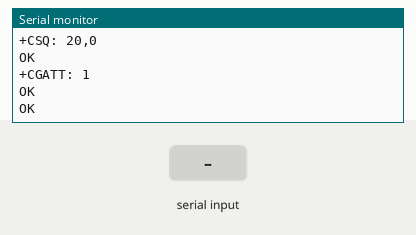
A sketch run on a simulated Arduino Mega 2560, built with avr-gcc and run on an emulated ATmega2560. On the bench: the last lines printed to the serial monitor. The test bench sets the inputs (shaded band). The modem accepts every AT command (registered, SIM ready, sends succeed) and sends nothing else.

Above: at 1.2 s.
1.3 s: "1" received over the second serial link
2.9 s: "0" received over the second serial link
At 3.6 s:
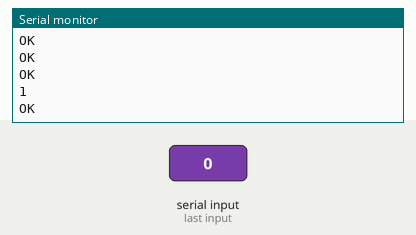
4.4 s: "2" received over the second serial link
At 5.3 s:
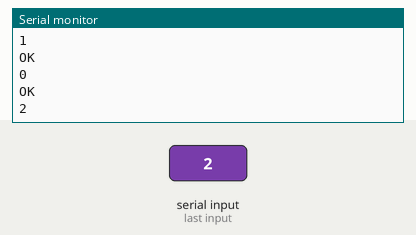

The sketch:

full_at_code.ino
```cpp
#include <SoftwareSerial.h>

SoftwareSerial sim(50,52);//sim digital pin

void setup()
{
  Serial.begin(9600);
  sim.begin(9600);
  Serial.println("Starting...");//printin fast
}

void loop()
{

  sim.println("AT");
  delay(100);
  while(sim.available())
  {
    Serial.write(sim.read());
  }
 delay(100);

 sim.println("ATH");
  delay(100);
  while(sim.available())
  {
    Serial.write(sim.read());
  }
 delay(100);

sim.println("AT+CSQ");
  delay(100);
  while(sim.available())
  {
    Serial.write(sim.read());
  }
 delay(100);

sim.println("AT+CGATT?");
  delay(100);
  while(sim.available())
  {
    Serial.write(sim.read());
  }
 delay(100);

 sim.println("AT+SAPBR=3,1,\"CONTYPE\",\"GPRS\"");
  delay(100);
  while(sim.available())
  {
    Serial.write(sim.read());
  }
 delay(100);

 sim.println("AT+SAPBR=3,1,\"APN\",\"airtelgprs.com\"");
  delay(100);
  while(sim.available())
  {
    Serial.write(sim.read());
  }
 delay(100);

sim.println("AT+SAPBR=1,1");
  delay(100);
  while(sim.available())
  {
    Serial.write(sim.read());
  }
 delay(1500);

 sim.println("AT+HTTPINIT");
  delay(1500);
  while(sim.available())
  {
    Serial.write(sim.read());
  }
 delay(100);

 sim.println("AT+HTTPPARA=\"URL\",\"http://crash.microinstance.com/api/accident-log?device_number=33333&latitude=2222&longitude=11000000000000000111\"");
  delay(2000);
  while(sim.available())
  {
    Serial.write(sim.read());
  }
 delay(100);

sim.println("AT+HTTPACTION=0");
  delay(4000);
  while(sim.available())
  {
    Serial.write(sim.read());
  }
 delay(100);

 sim.println("AT+HTTPTERM");
  delay(1000);
  while(sim.available())
  {
    Serial.write(sim.read());
  }
 delay(1000);
}
```

Measured:
- after the input at 4.4 s, the serial monitor: prints a new line at once (image 2)
